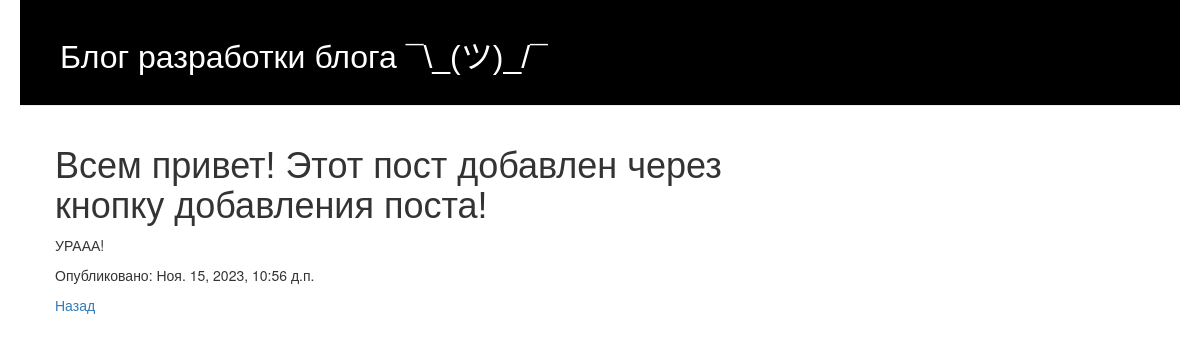
/post/5/, run on the app's committed database.
### blog/models.py (models this page shows, shortened)
class Post(models.Model):
    author = models.ForeignKey(settings.AUTH_USER_MODEL, on_delete=models.CASCADE)
    title = models.CharField(max_length=200)
    text = models.TextField()
    created_date = models.DateTimeField(default=timezone.now)
    published_date = models.DateTimeField(blank=True, null=True)

### blog/views.py (the view)
# urls.py: path('post/<int:pk>/', views.post_detail, name='post_detail'),
def post_detail(request, pk):
    post = get_object_or_404(Post, pk=pk)
    return render(request, 'blog/post_detail.html', {'post': post})

### blog/templates/blog/post_detail.html (shortened to what this page needs)
{% extends 'blog/base.html' %}
{% block content %}
    <div class="post">
        <h1>{{ post.title }}</h1>
        <p>{{ post.text|linebreaksbr }}</p>
        {% if post.published_date %}
            <div class="date">
                <p>Опубликовано: {{ post.published_date }}</p>
            </div>
        {% endif %}
        <a href="{% url 'post_list'%}">Назад</a>
    </div>
{% endblock %}

### blog/static/css/blog.css (style rules this page uses)
h1, h2, h3, h4 { font-family: 'Helvetica', bold; }
.date { color: #333333; }
.post { margin-bottom: 20px; }

### data on the page
Post: title "Всем привет! Этот пост добавлен через кнопку добавления поста!", text "УРААА!", published_date "Ноя. 15, 2023, 10:56 д.п."
